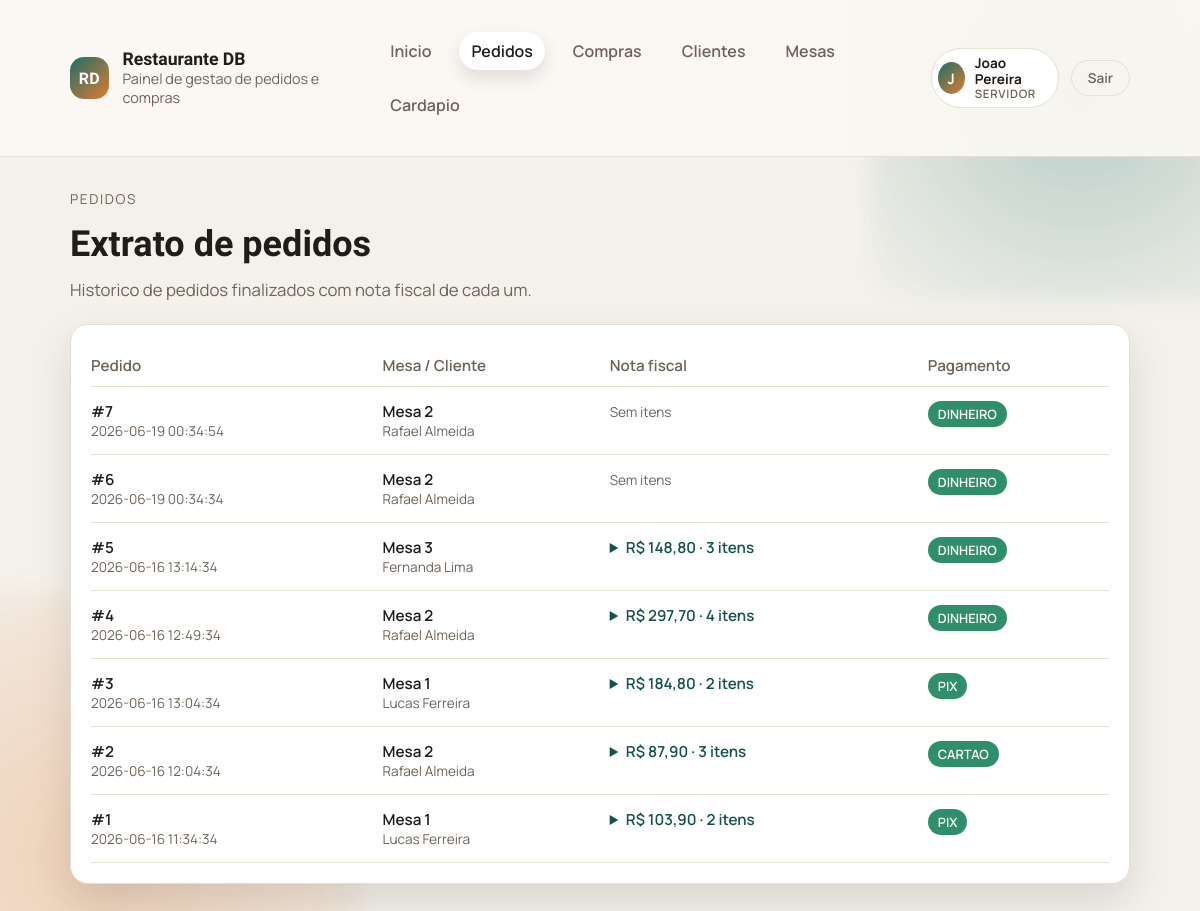
The app's page /pedido (signed in) with its own data.
### tables this page shows
CREATE TABLE pedidos (
    id_pedido INTEGER PRIMARY KEY AUTOINCREMENT,
    id_cliente INTEGER,
    id_mesa INTEGER,
    id_funcionario INTEGER,
    data_pedido TEXT DEFAULT CURRENT_TIMESTAMP,
    status TEXT NOT NULL DEFAULT 'aberto' CHECK (status IN ('aberto','fechado','cancelado')),
    forma_de_pagamento TEXT DEFAULT 'DINHEIRO' CHECK (forma_de_pagamento IN ('DINHEIRO','PIX','CARTAO')), pago INTEGER NOT NULL DEFAULT 0,
    FOREIGN KEY (id_cliente) REFERENCES clientes(id_cliente),
    FOREIGN KEY (id_mesa) REFERENCES mesas(id_mesa),
    FOREIGN KEY (id_funcionario) REFERENCES funcionarios(id_funcionario)
);

CREATE TABLE mesas (
    id_mesa INTEGER PRIMARY KEY AUTOINCREMENT,
    numero INTEGER NOT NULL UNIQUE,
    capacidade INTEGER NOT NULL,
    status TEXT NOT NULL DEFAULT 'livre' CHECK (status IN ('livre','ocupada','reservada'))
, id_servidor INTEGER REFERENCES usuarios(id_usuario) ON DELETE SET NULL);

CREATE TABLE clientes (
    id_cliente INTEGER PRIMARY KEY AUTOINCREMENT,
    nome TEXT NOT NULL,
    telefone TEXT,
    email TEXT,
    data_cadastro TEXT DEFAULT CURRENT_TIMESTAMP
, id_mesa INTEGER REFERENCES mesas(id_mesa) ON DELETE SET NULL);

### public/bd/models.php (called while the page is built, shortened)
<?php
$pdo = null;
function db_connect() {
    global $pdo;
    if (!$pdo) {
        $db_path = __DIR__ . '/../../database.sqlite';
        $pdo = get_sqlite_connection($db_path);
    }
    return $pdo;
}
function get_pedidos() {
    $pdo = db_connect();
    $stmt = $pdo->query("SELECT p.*, m.numero as mesa, c.nome as cliente
                         FROM pedidos p
                         LEFT JOIN mesas m ON p.id_mesa = m.id_mesa
                         LEFT JOIN clientes c ON p.id_cliente = c.id_cliente
                         WHERE p.status = 'fechado' AND p.pago = 1
                         ORDER BY p.id_pedido DESC");
    return $stmt->fetchAll();
}
function get_itens_por_pedido() {
    $pdo = db_connect();
    $stmt = $pdo->query("SELECT i.id_pedido, i.quantidade, i.preco_unitario,
                                (i.quantidade * i.preco_unitario) as subtotal,
                                pr.nome as produto
                         FROM itens_pedido i
                         JOIN produtos pr ON pr.id_produto = i.id_produto
                         ORDER BY i.id_pedido, i.id_item");
    $por_pedido = [];
    foreach ($stmt->fetchAll() as $item) {
        $por_pedido[$item['id_pedido']][] = $item;
    }
    return $por_pedido;
}

### public/templates/pedido.php (the view, shortened to what this page needs)
<?php
require_once __DIR__ . '/../bd/models.php';
$pedidos        = get_pedidos();
$itens_por_pedido = get_itens_por_pedido();
?><!doctype html>
<html lang="pt-BR">
<head>
    <link rel="stylesheet" href="/style.css">
</head>
<body>
    <?php $active = '/pedido'; require __DIR__ . '/partials/topbar.php'; ?>
    <main class="container">
        <section class="page-header">
            <div>
                <p class="eyebrow">Pedidos</p>
                <h1>Extrato de pedidos</h1>
                <p class="lead">Historico de pedidos finalizados com nota fiscal de cada um.</p>
            </div>
        </section>
        <div class="table-card">
            <table>
                <thead>
                    <tr>
                        <th>Pedido</th>
                        <th>Mesa / Cliente</th>
                        <th>Nota fiscal</th>
                        <th>Pagamento</th>
                    </tr>
                </thead>
                <tbody>
                    <?php foreach ($pedidos as $p): ?>
                    <tr>
                        <td>
                            <div class="cell-title">#<?= htmlspecialchars((string)$p['id_pedido']) ?></div>
                            <div class="cell-sub"><?= htmlspecialchars((string)$p['data_pedido']) ?></div>
                        </td>
                        <td>
                            <div class="cell-title"><?= $p['mesa'] ? 'Mesa ' . htmlspecialchars((string)$p['mesa']) : 'S/mesa' ?></div>
                            <?php if ($p['cliente']): ?><div class="cell-sub"><?= htmlspecialchars((string)$p['cliente']) ?></div><?php endif; ?>
                        </td>
                        <td>
                            <?php $itens = $itens_por_pedido[$p['id_pedido']] ?? []; ?>
                            <?php if (empty($itens)): ?>
                            <span class="cell-sub">Sem itens</span>
                            <?php else: ?>
                            <?php $total = array_sum(array_column($itens, 'subtotal')); ?>
                            <details class="nota-fiscal">
                                <summary>R$ <?= number_format((float)$total, 2, ',', '.') ?> &middot; <?= count($itens) ?> <?= count($itens) === 1 ? 'item' : 'itens' ?></summary>
                            </details>
                            <?php endif; ?>
                        </td>
                        <td>
                            <span class="badge badge--success"><?= htmlspecialchars((string)$p['forma_de_pagamento']) ?></span>
                        </td>
                    </tr>
                    <?php endforeach; ?>
                </tbody>
            </table>
        </div>
    </main>
</body>
</html>

### public/style.css (style rules this page uses)
:root { --bg: #f4f1eb; --bg-alt: #fbf8f2; --ink: #1f1c1a; --muted: #6d6358; --brand: #1d6f69; --brand-dark: #14524d; --accent: #e07a2f; --card: #ffffff; --border: #e6ded3; --shadow: 0 18px 40px rgba(26, 24, 22, 0.12); --radius: 18px; --radius-sm: 12px; --max: 1100px; }
* { box-sizing: border-box; }
body { margin: 0; font-family: "Manrope", "Segoe UI", sans-serif; background: var(--bg); color: var(--ink); min-height: 100vh; position: relative; }
body::before, body::after { content: ""; position: fixed; inset: auto; z-index: -1; pointer-events: none; opacity: 0.8; }
body::before { width: 420px; height: 420px; top: -120px; right: -90px; background: radial-gradient(circle, rgba(29, 111, 105, 0.35), rgba(29, 111, 105, 0)); filter: blur(10px); }
body::after { width: 520px; height: 520px; bottom: -200px; left: -160px; background: radial-gradient(circle, rgba(224, 122, 47, 0.35), rgba(224, 122, 47, 0)); filter: blur(14px); }
p { line-height: 1.6; margin: 0; }
.container { max-width: var(--max); margin: 0 auto; padding: 32px 20px; }
.eyebrow { font-size: 0.85rem; text-transform: uppercase; letter-spacing: 0.12em; color: var(--muted); margin-bottom: 12px; }
h1, h2, h3 { font-family: "Unbounded", sans-serif; margin: 0 0 12px; }
h1 { font-size: clamp(2rem, 3vw, 2.7rem); }
.lead { font-size: 1.05rem; color: var(--muted); margin-bottom: 20px; }
.page-header { display: flex; align-items: flex-start; justify-content: space-between; gap: 20px; flex-wrap: wrap; }
.table-card, .form-card { background: var(--card); border: 1px solid var(--border); border-radius: var(--radius); padding: 20px; box-shadow: var(--shadow); }
table { width: 100%; border-collapse: collapse; font-size: 0.95rem; }
thead th { text-align: left; color: var(--muted); font-weight: 600; padding: 10px 0; border-bottom: 1px solid var(--border); }
tbody td { padding: 14px 0; border-bottom: 1px solid var(--border); vertical-align: top; }
.cell-title { font-weight: 600; }
.cell-sub { color: var(--muted); font-size: 0.85rem; }
.badge { display: inline-flex; align-items: center; padding: 4px 10px; border-radius: 999px; font-size: 0.8rem; font-weight: 600; color: #fff; }
.badge--success { background: #2f8f6b; }
.nota-fiscal summary { cursor: pointer; font-weight: 600; color: var(--brand-dark); white-space: nowrap; }
.hero > *, .card, .table-card, .form-card { animation: rise 0.6s ease both; }

### records on screen
pedidos: id_pedido "7", data_pedido "2026-06-19 00:34:54", id_mesa.numero "2", id_cliente.nome "Rafael Almeida", shows "Sem itens", forma_de_pagamento "DINHEIRO"
pedidos: id_pedido "6", data_pedido "2026-06-19 00:34:34", id_mesa.numero "2", id_cliente.nome "Rafael Almeida", shows "Sem itens", forma_de_pagamento "DINHEIRO"
pedidos: id_pedido "5", data_pedido "2026-06-16 13:14:34", id_mesa.numero "3", id_cliente.nome "Fernanda Lima", id_pedido "148,80", id_pedido "3", shows "itens", forma_de_pagamento "DINHEIRO"
pedidos: id_pedido "4", data_pedido "2026-06-16 12:49:34", id_mesa.numero "2", id_cliente.nome "Rafael Almeida", id_pedido "297,70", shows "itens", forma_de_pagamento "DINHEIRO"
pedidos: id_pedido "3", data_pedido "2026-06-16 13:04:34", id_mesa.numero "1", id_cliente.nome "Lucas Ferreira", id_pedido "184,80", id_pedido "2", shows "itens", forma_de_pagamento "PIX"
pedidos: id_pedido "2", data_pedido "2026-06-16 12:04:34", id_mesa.numero "2", id_cliente.nome "Rafael Almeida", id_pedido "87,90", id_pedido "3", shows "itens", forma_de_pagamento "CARTAO"
pedidos: id_pedido "1", data_pedido "2026-06-16 11:34:34", id_mesa.numero "1", id_cliente.nome "Lucas Ferreira", id_pedido "103,90", id_pedido "2", shows "itens", forma_de_pagamento "PIX"

### other values on screen
$label "Inicio"
$label "Pedidos"
$label "Compras"
$label "Clientes"
$label "Mesas"
$label "Cardapio"
substr((string)$user['nome'], 0, 1) "J"
$user['nome'] "Joao Pereira"
